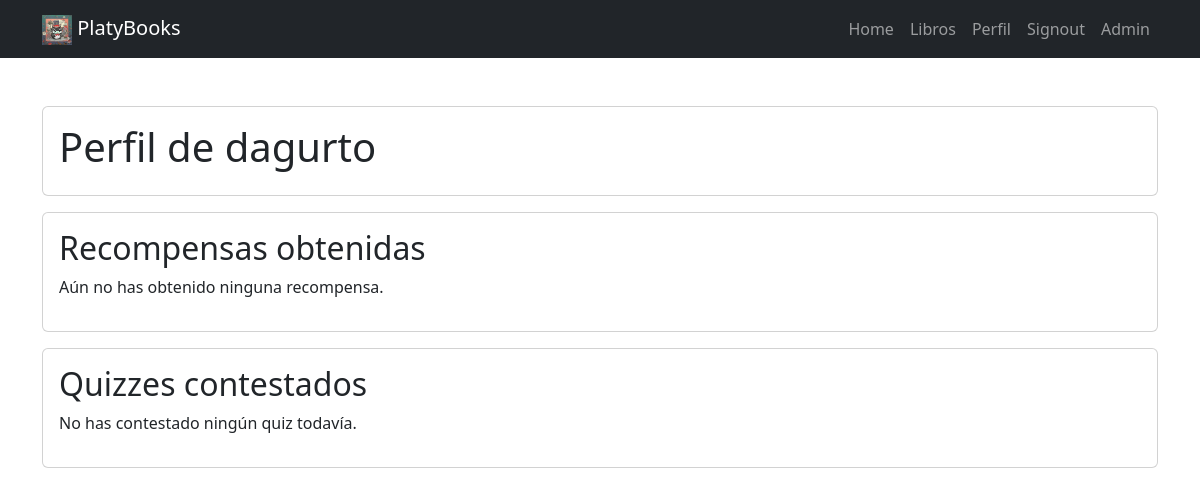
The page /profile/ (signed in) on the database as committed earlier.
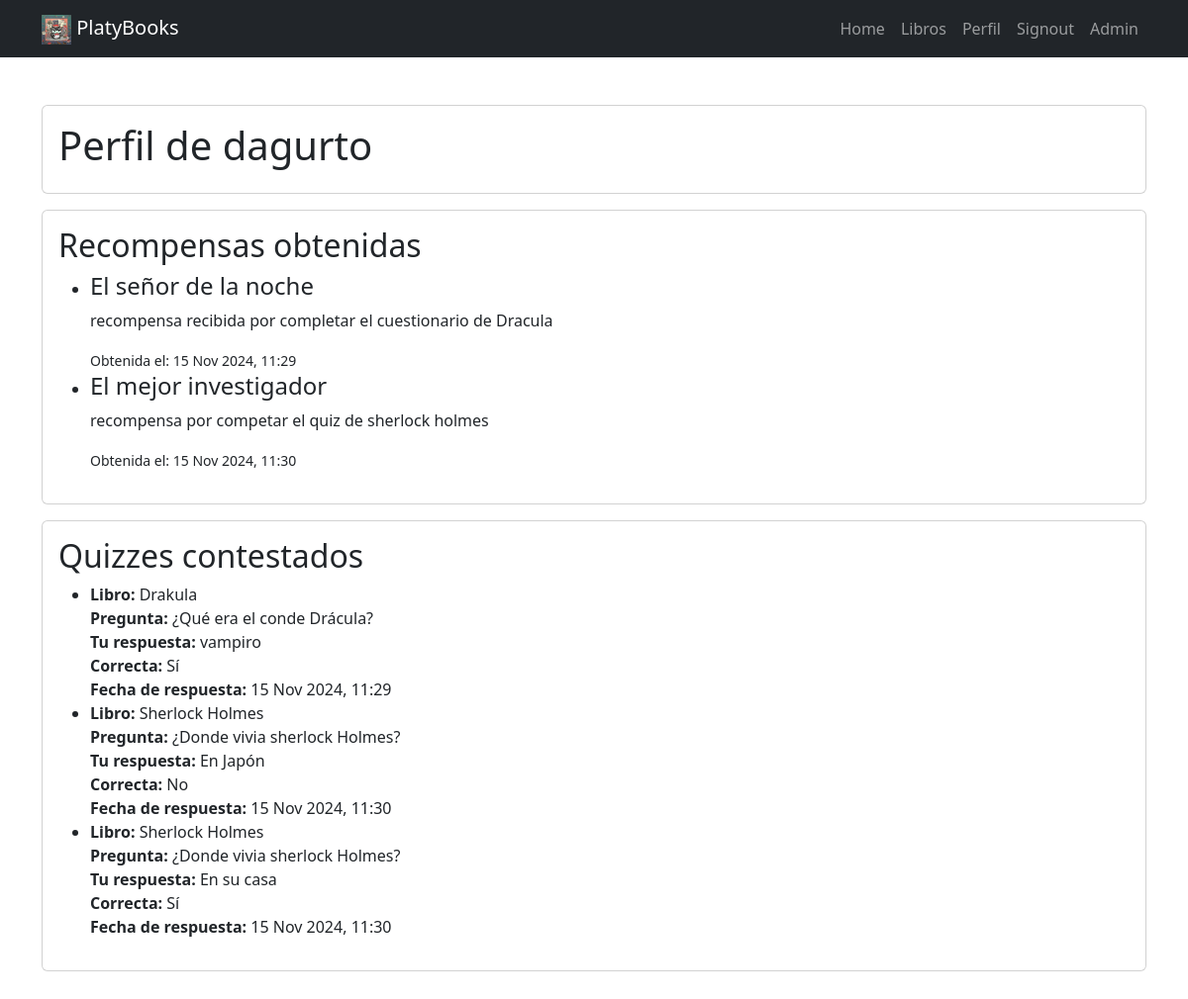
The same page on the database as committed later.
### tasks/models.py (models this page shows, shortened)
class UserReward(models.Model):
    user = models.ForeignKey(User, on_delete=models.CASCADE, related_name='user_rewards')
    reward = models.ForeignKey(Reward, on_delete=models.CASCADE, related_name='user_rewards')
    date_awarded = models.DateTimeField(auto_now_add=True)

class Reward(models.Model):
    name = models.CharField(max_length=100)
    description = models.TextField()
    image = models.ImageField(upload_to='rewards/', null=True, blank=True)
    quiz = models.ForeignKey('Quiz', on_delete=models.CASCADE, related_name='rewards')
    created_at = models.DateTimeField(auto_now_add=True)
    updated_at = models.DateTimeField(auto_now=True)
    class Meta:
        permissions = [
            ("can_edit_rewards", "Can edit rewards"),
        ]

class UserQuizResponse(models.Model):
    user = models.ForeignKey(User, on_delete=models.CASCADE, related_name="quiz_responses")
    quiz = models.ForeignKey(Quiz, on_delete=models.CASCADE, related_name="user_responses")
    answer = models.ForeignKey(Answer, on_delete=models.CASCADE)
    is_correct = models.BooleanField(default=False)
    date_submitted = models.DateTimeField(auto_now_add=True)

class Quiz(models.Model):
    book = models.ForeignKey(Book, on_delete=models.CASCADE, related_name="quizzes")
    question = models.TextField()
    response_count = models.IntegerField(default=0)

class Book(models.Model):
    title = models.CharField(max_length=200)
    author = models.CharField(max_length=100)
    genre = models.ForeignKey(Genre, on_delete=models.CASCADE, related_name="books")
    subgenre = models.ManyToManyField(Subgenre, related_name='books')
    description = models.TextField()
    publication_date = models.DateField()
    def get_subgenres(self):
        return ", ".join([sub.name for sub in self.subgenre.all()])  # Crea una cadena con los nombres de los subgéneros
    get_subgenres.short_description = 'get_subgenres'  # Nombre de la columna en el admin

class Answer(models.Model):
    quiz = models.ForeignKey(Quiz, on_delete=models.CASCADE, related_name="answers")
    answer_text = models.CharField(max_length=200)
    is_correct = models.BooleanField(default=False)

### tasks/views.py (the view)
# urls.py: path('profile/', views.user_profile, name='user_profile'),
@login_required
def user_profile(request):
    user = request.user
    user_quizzes = UserQuizResponse.objects.filter(user=user).select_related('quiz', 'quiz__book', 'answer')
    user_rewards = UserReward.objects.filter(user=user).select_related('reward')
    context = {
        'user': user,
        'user_quizzes': user_quizzes,
        'user_rewards': user_rewards,
    }
    return render(request, 'profile.html', context)

### tasks/templates/profile.html
{% extends 'base.html' %}
{% block content %}
<main class="container py-5">
    <section class="card card-body mb-3">
        <h1>Perfil de {{ user.username }}</h1>
    </section>
    <section class="card card-body mb-3">
        <h2>Recompensas obtenidas</h2>
        {% if user_rewards %}
            <ul class="reward-list">
                {% for user_reward in user_rewards %}
                    <li class="reward-item">
                        <div class="reward-details">
                            <h4>{{ user_reward.reward.name }}</h4>
                            <p>{{ user_reward.reward.description }}</p>
                            <small>Obtenida el: {{ user_reward.date_awarded|date:"d M Y, H:i" }}</small>
                        </div>
                    </li>
                {% endfor %}
            </ul>
        {% else %}
            <p>Aún no has obtenido ninguna recompensa.</p>
        {% endif %}
    </section>
    <section class="card card-body">
        <h2>Quizzes contestados</h2>
        {% if user_quizzes %}
            <ul>
                {% for response in user_quizzes %}
                    <li>
                        <strong>Libro:</strong> {{ response.quiz.book.title }}<br>
                        <strong>Pregunta:</strong> {{ response.quiz.question }}<br>
                        <strong>Tu respuesta:</strong> {{ response.answer.answer_text }}<br>
                        <strong>Correcta:</strong> {{ response.is_correct|yesno:"Sí,No" }}<br>
                        <strong>Fecha de respuesta:</strong> {{ response.date_submitted|date:"d M Y, H:i" }}
                    </li>
                {% endfor %}
            </ul>
        {% else %}
            <p>No has contestado ningún quiz todavía.</p>
        {% endif %}
    </section>
</main>
{% endblock %}

### tasks/templates/base.html (shortened to what this page needs)
<!DOCTYPE html>
<html lang="es">
<head>
    <link rel="stylesheet" href="https://cdn.jsdelivr.net/npm/bootstrap@5.3.3/dist/css/bootstrap.min.css">
</head>
  <body>
    <nav class="navbar navbar-expand-lg bg-dark navbar-dark">
        <div class="container">
          <a class="navbar-brand" href="/">
            <img src="/static/images/platy.jpg" alt="PlatyBooks" width="30" height="30">
            <span> PlatyBooks </span>
          </a>
          <div class="collapse navbar-collapse" id="navbarNav">
            <ul class="navbar-nav ms-auto mb-2 mb-lg-0">
              <li class="nav-item">
                <a class="nav-link" aria-current="page"  href="/">Home</a>
              </li>
              {% if user.is_authenticated %}
              <li class="nav-item">
                <a class="nav-link " href="/buscar-libros">Libros</a>
              </li>
              <li class="nav-item">
                <a class="nav-link" href="/profile">Perfil</a>
              </li>
              <li class="nav-item">
                <a class="nav-link" href="/signout">Signout</a>
              </li>
              <li class="nav-item">
                <a class="nav-link" href="/admin/">Admin</a>
              </li>
              {% endif %}
            </ul>
          </div>
        </div>
      </nav>
    {% block content %}
    {% endblock %}
  </body>
</html>

Rows that differ between the two databases and show on the page:
added UserReward: reward.name "El señor de la noche", reward.description "recompensa recibida por completar el cuestionario de Dracula", date_awarded "15 Nov 2024, 11:29"
added UserReward: reward.name "El mejor investigador", reward.description "recompensa por competar el quiz de sherlock holmes", date_awarded "15 Nov 2024, 11:30"
added UserQuizResponse: quiz.book "Drakula", quiz.question "¿Qué era el conde Drácula?", answer.answer_text "vampiro", is_correct "Sí", date_submitted "15 Nov 2024, 11:29"
added UserQuizResponse: quiz.book "Sherlock Holmes", quiz.question "¿Donde vivia sherlock Holmes?", answer.answer_text "En Japón", is_correct "No", date_submitted "15 Nov 2024, 11:30"
added UserQuizResponse: quiz.book "Sherlock Holmes", quiz.question "¿Donde vivia sherlock Holmes?", answer.answer_text "En su casa", is_correct "Sí", date_submitted "15 Nov 2024, 11:30"
Other text that changed with them:
text no longer shown: "Aún no has obtenido ninguna recompensa. No has contestado ningún quiz todavía."
